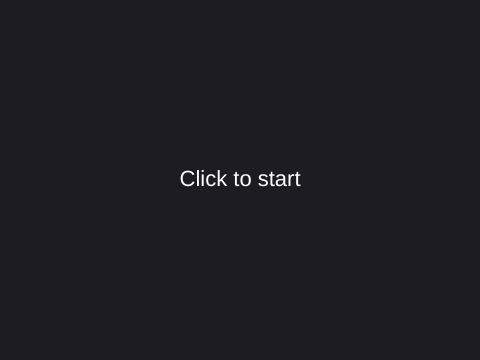
Frame 1 (no input)
Frame 60 (no input): identical to frame 1, image omitted
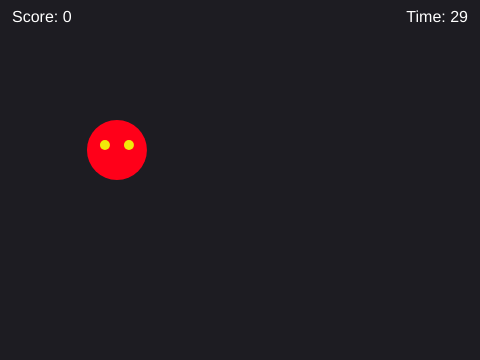
Frame 120 (the mouse pressed at the canvas centre since frame 60)

The p5.js sketch that drew these frames (run headless with seeded random() and noise() and a simulated clock; from frame 60 on, the mouse is pressed at the canvas centre):

// p5.js sketch
// ── sketch.js
let ghost;
let score = 0;
let duration = 30;
let startTime;
let state = 'start';

let ghostSpeed = 3;
let ghostSize = 60;

function setup() {
  createCanvas(480, 360);
  spawnGhost();
}

function draw() {
  background("#1d1c22");

  if (state === 'start') {
    textAlign(CENTER, CENTER);
    fill(255);
    textSize(22);
    text('Click to start', width / 2, height / 2);
    return;
  }

  if (state === 'over') {
    textAlign(CENTER, CENTER);
    fill("#a71111");
    textSize(22);
    text('Game over\nScore: ' + score + '\nClick to retry',
         width / 2, height / 2);
    return;
  }

  let elapsed = (millis() - startTime) / 1000;
  let timeLeft = max(0, duration - elapsed);

  if (timeLeft <= 0) {
    state = 'over';
    return;
  }

  
  ghost.y += ghostSpeed;

  
  if (ghost.y > height + ghostSize / 2) {
    spawnGhost();
  }

  
  drawGhost(ghost.x, ghost.y);

 
  textAlign(LEFT, TOP);
  fill(255);
  textSize(16);
  text('Score: ' + score, 12, 10);


  textAlign(RIGHT, TOP);
  text('Time: ' + ceil(timeLeft), width - 12, 10);
}

function mousePressed() {
  if (state === 'start' || state === 'over') {
    state = 'play';
    score = 0;
    startTime = millis();
    spawnGhost();
    return;
  }

  
  if (dist(mouseX, mouseY, ghost.x, ghost.y) < ghostSize / 2) {
    score++;
    spawnGhost();
  }
}

function spawnGhost() {
  ghost = {
    x: random(ghostSize / 2, width - ghostSize / 2),
    y: -ghostSize / 2
  };
}

function drawGhost(x, y) {
  noStroke();

  fill("#ff0019");
  ellipse(x, y, ghostSize, ghostSize);

  fill("#f1e909");
  ellipse(x - 12, y - 5, 10);
  ellipse(x + 12, y - 5, 10);
}
